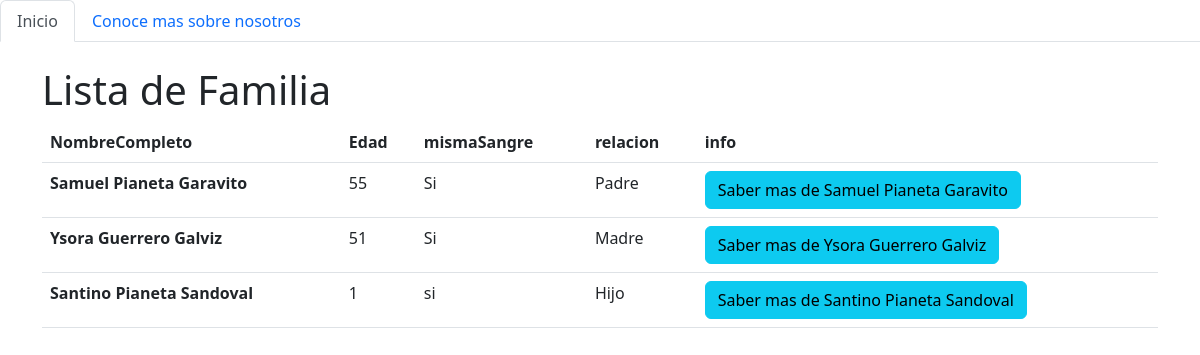
The app's page /Union/ with its own data.
### MisFamiliares/models.py (models this page shows)
class Familiar(models.Model):
    NombreCompleto = models.CharField(max_length=30, default='z')
    Edad = models.IntegerField(default=1)
    mismaSangre= models.CharField(max_length = 20,default='')
    relacion = models.CharField(max_length=20, default='')

### MisFamiliares/views.py (the view)
# urls.py: path('Union/', union_familia),
def union_familia(request):
    Familia_lista1 = Familiar.objects.all()
    return render(request, 'Union.html',{'Familia_lista1': Familia_lista1})

### MisFamiliares/Templates/Union.html (shortened to what this page needs)
<!DOCTYPE html>
<html lang="en">
<head>
    <link href="https://cdn.jsdelivr.net/npm/bootstrap@5.2.0-beta1/dist/css/bootstrap.min.css" rel="stylesheet">
</head>
<body>
    <ul class="nav nav-tabs">
        <li class="nav-item">
          <a class="nav-link active" aria-current="page" href="/Familia">Inicio</a>
        </li>
        <li class="nav-item">
          <a class="nav-link" href="/Union">Conoce mas sobre nosotros</a>
        </li>
      </ul>
    <br/>
    <div class = "container"><h1>Lista de Familia</h1></div>
    <div class = "container">
    <table class="table">
        <thead>
          <tr>
            <th scope="col">NombreCompleto</th>
            <th scope="col">Edad</th>
            <th scope="col">mismaSangre</th>
            <th scope="col">relacion</th>
            <th scope="col">info</th>
          </tr>
        </thead>
        <tbody>
        {% for i in Familia_lista1 %}
          <tr>
            <th scope="row">{{i.NombreCompleto}}</th>
            <td>{{i.Edad}}</td>
            <td>{{i.mismaSangre}}</td>
            <td>{{i.relacion}}</td>
            {% if i.relacion == 'Padre'%}
                <td><a href="/papa"><button type="button" class="btn btn-info">Saber mas de {{i.NombreCompleto}}</button></a></td>
            {% elif i.relacion == 'Madre'%}
                <td><a href="/mama"><button type="button" class="btn btn-info">Saber mas de {{i.NombreCompleto}}</button></a></td>
            {% else %}
                <td><a href="/bebe"><button type="button" class="btn btn-info">Saber mas de {{i.NombreCompleto}}</button></a></td>
            {% endif %}
          </tr>
        {% endfor %}
        </tbody>
      </table>
    </div>
</body>
</html>

### records on screen
Familiar: NombreCompleto "Samuel Pianeta Garavito", Edad "55", mismaSangre "Si", relacion "Padre"
Familiar: NombreCompleto "Ysora Guerrero Galviz", Edad "51", mismaSangre "Si", relacion "Madre"
Familiar: NombreCompleto "Santino Pianeta Sandoval", Edad "1", mismaSangre "si", relacion "Hijo"
